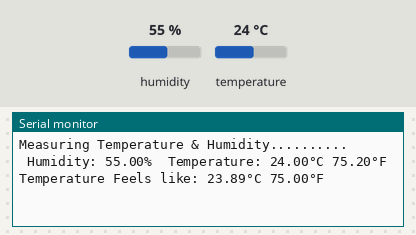
The sketch below on a simulated ESP8266 (NodeMCU). On the bench: the last lines printed to the serial monitor. The test bench sets the inputs (shaded band); at power-on: humidity 55 %, temperature 24 °C.

Above: at 2.2 s.
2.3 s: humidity set to 22 %
At 5.2 s:
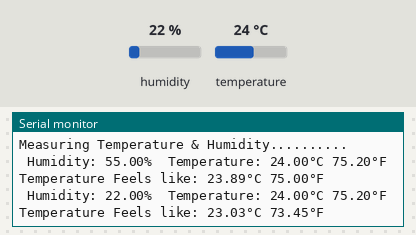
6.2 s: temperature set to 12 °C
At 8.3 s:
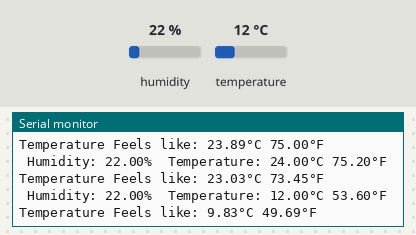
10.1 s: humidity set to 40 %
At 11.4 s:
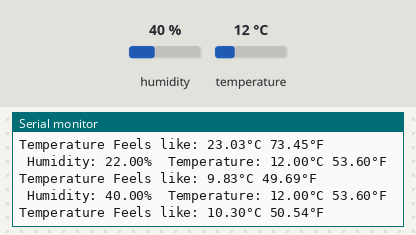
Timing chart, 0 to 13.1 s (numbered marks = the images above; inputs shaded):
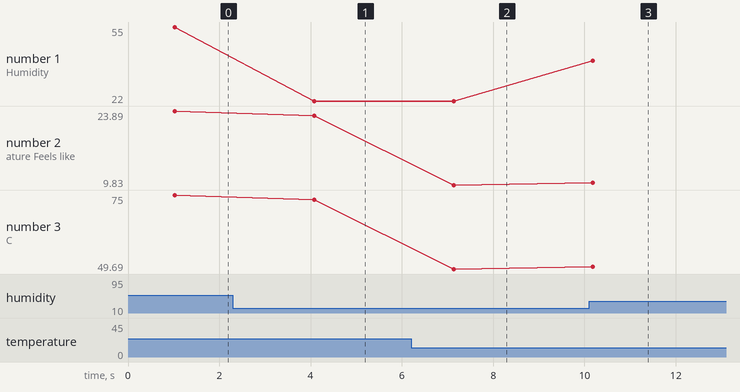

Measured:
- after the input at 2.3 s, the serial monitor: prints a new line after 1.8 s (image 1)
- after the input at 6.2 s, the serial monitor: prints a new line after 0.93 s (image 2)
- after the input at 10.1 s, the serial monitor: prints a new line after 0.09 s (image 3)
- plotted number 1: 55 → 22 after the input at 2.3 s, 22 → 40 after the input at 10.1 s
- plotted number 2: 23.89 → 23.03 after the input at 2.3 s, 23.03 → 9.83 after the input at 6.2 s, 9.83 → 10.3 after the input at 10.1 s
- plotted number 3: 75 → 73.45 after the input at 2.3 s, 73.45 → 49.69 after the input at 6.2 s, 49.69 → 50.54 after the input at 10.1 s

The sketch:

dht.ino
```cpp
#include <DHT.h>
#define DHTPIN D6
#define DHTTYPE DHT11
DHT dht(DHTPIN, DHTTYPE);
void setup() {
  Serial.begin(9600);
  Serial.println(F("Measuring Temperature & Humidity.........."));
  delay(1000);
  dht.begin();
}
void loop(){
float hum = dht.readHumidity();
float tempC = dht.readTemperature();
float tempF = dht.readTemperature(true);
// To check whether data is collected or not
if (isnan(hum) || isnan(tempC)) {
    Serial.println(F("Failed to read from DHT sensor!"));
    return;
}
float hifrah = dht.computeHeatIndex(tempF, hum);
float hicel = dht.computeHeatIndex(tempC, hum, false);
Serial.print(F(" Humidity: "));
Serial.print(hum);
Serial.print(F("%  Temperature: "));
Serial.print(tempC);
Serial.print(F("°C "));
Serial.print(tempF);
Serial.println(F("°F"));
Serial.print("Temperature Feels like: ");
Serial.print(hicel);
Serial.print(F("°C "));
Serial.print(hifrah);
Serial.println(F("°F"));
delay(3000);
}
```
